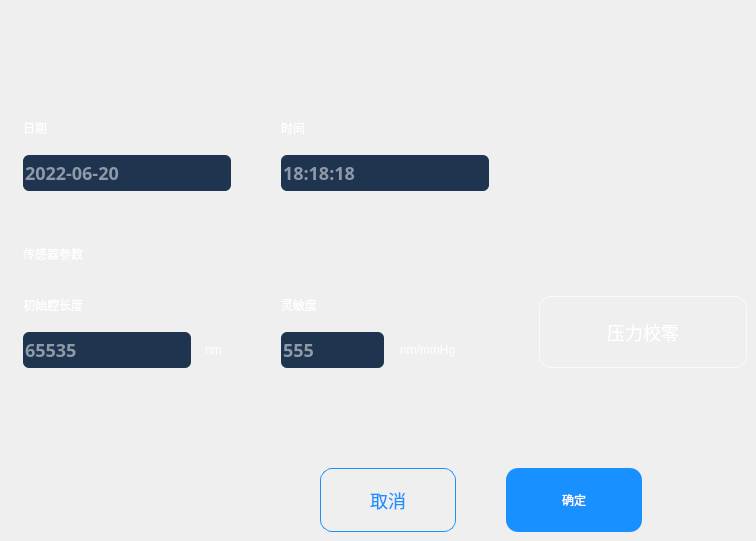
      <widget class="QWidget" name="page_setting">
       <widget class="QLabel" name="label_125">
        <property name="geometry">
         <rect>
          <x>23</x>
          <y>115</y>
          <width>36</width>
          <height>26</height>
         </rect>
        </property>
        <property name="styleSheet">
         <string notr="true">color: rgb(255, 255, 255);
font: 18px &quot;Ubuntu&quot;;</string>
        </property>
        <property name="text">
         <string>日期</string>
        </property>
       </widget>
       <widget class="QLabel" name="label_126">
        <property name="geometry">
         <rect>
          <x>281</x>
          <y>115</y>
          <width>36</width>
          <height>26</height>
         </rect>
        </property>
        <property name="styleSheet">
         <string notr="true">color: rgb(255, 255, 255);
font: 18px &quot;Ubuntu&quot;;</string>
        </property>
        <property name="text">
         <string>时间</string>
        </property>
       </widget>
       <widget class="QLineEdit" name="lineEdit_data">
        <property name="enabled">
         <bool>true</bool>
        </property>
        <property name="geometry">
         <rect>
          <x>23</x>
          <y>155</y>
          <width>208</width>
          <height>36</height>
         </rect>
        </property>
        <property name="styleSheet">
         <string notr="true">background-color: rgba(30,52,79,1);
border-radius: 6px; 
color: rgb(255, 255, 255);
font-family: PingFangSC-Medium;
font-size: 18px;
color: #FFFFFF;
letter-spacing: 0;
line-height: 26px;
font-weight: 500;


</string>
        </property>
        <property name="text">
         <string/>
        </property>
        <property name="placeholderText">
         <string>2022-06-20</string>
        </property>
       </widget>
       <widget class="QLineEdit" name="lineEdit_time">
        <property name="enabled">
         <bool>true</bool>
        </property>
        <property name="geometry">
         <rect>
          <x>281</x>
          <y>155</y>
          <width>208</width>
          <height>36</height>
         </rect>
        </property>
        <property name="styleSheet">
         <string notr="true">background-color: rgba(30,52,79,1);
border-radius: 6px; 
color: rgb(255, 255, 255);
font-family: PingFangSC-Medium;
font-size: 18px;
color: #FFFFFF;
letter-spacing: 0;
line-height: 26px;
font-weight: 500;


</string>
        </property>
        <property name="text">
         <string/>
        </property>
        <property name="placeholderText">
         <string>18:18:18</string>
        </property>
       </widget>
       <widget class="QLabel" name="label_127">
        <property name="geometry">
         <rect>
          <x>23</x>
          <y>241</y>
          <width>100</width>
          <height>26</height>
         </rect>
        </property>
        <property name="styleSheet">
         <string notr="true">color: rgb(255, 255, 255);
font: 20px &quot;Ubuntu&quot;;</string>
        </property>
        <property name="text">
         <string>传感器参数</string>
        </property>
       </widget>
       <widget class="QLabel" name="label_128">
        <property name="geometry">
         <rect>
          <x>23</x>
          <y>292</y>
          <width>90</width>
          <height>26</height>
         </rect>
        </property>
        <property name="styleSheet">
         <string notr="true">color: rgb(255, 255, 255);
font: 18px &quot;Ubuntu&quot;;</string>
        </property>
        <property name="text">
         <string>初始腔长度</string>
        </property>
       </widget>
       <widget class="QLineEdit" name="lineEdit_length">
        <property name="enabled">
         <bool>true</bool>
        </property>
        <property name="geometry">
         <rect>
          <x>23</x>
          <y>332</y>
          <width>168</width>
          <height>36</height>
         </rect>
        </property>
        <property name="styleSheet">
         <string notr="true">background-color: rgba(30,52,79,1);
border-radius: 6px; 
color: rgb(255, 255, 255);
font-family: PingFangSC-Medium;
font-size: 18px;
color: #FFFFFF;
letter-spacing: 0;
line-height: 26px;
font-weight: 500;


</string>
        </property>
        <property name="text">
         <string/>
        </property>
        <property name="placeholderText">
         <string>65535</string>
        </property>
       </widget>
       <widget class="QLabel" name="label_129">
        <property name="geometry">
         <rect>
          <x>205</x>
          <y>337</y>
          <width>26</width>
          <height>26</height>
         </rect>
        </property>
        <property name="styleSheet">
         <string notr="true">color: rgb(255, 255, 255);
font: 18px &quot;Ubuntu&quot;;</string>
        </property>
        <property name="text">
         <string>nm</string>
        </property>
       </widget>
       <widget class="QLabel" name="label_130">
        <property name="geometry">
         <rect>
          <x>281</x>
          <y>292</y>
          <width>54</width>
          <height>26</height>
         </rect>
        </property>
        <property name="styleSheet">
         <string notr="true">color: rgb(255, 255, 255);
font: 18px &quot;Ubuntu&quot;;</string>
        </property>
        <property name="text">
         <string>灵敏度</string>
        </property>
       </widget>
       <widget class="QLineEdit" name="lineEdit_sensitivity">
        <property name="enabled">
         <bool>true</bool>
        </property>
        <property name="geometry">
         <rect>
          <x>281</x>
          <y>332</y>
          <width>103</width>
          <height>36</height>
         </rect>
        </property>
        <property name="styleSheet">
         <string notr="true">background-color: rgba(30,52,79,1);
border-radius: 6px; 
color: rgb(255, 255, 255);
font-family: PingFangSC-Medium;
font-size: 18px;
color: #FFFFFF;
letter-spacing: 0;
line-height: 26px;
font-weight: 500;


</string>
        </property>
        <property name="text">
         <string/>
        </property>
        <property name="placeholderText">
         <string>555</string>
        </property>
       </widget>
       <widget class="QLabel" name="label_131">
        <property name="geometry">
         <rect>
          <x>400</x>
          <y>337</y>
          <width>89</width>
          <height>26</height>
         </rect>
        </property>
        <property name="styleSheet">
         <string notr="true">color: rgb(255, 255, 255);
font: 18px &quot;Ubuntu&quot;;</string>
        </property>
        <property name="text">
         <string>nm/mmHg</string>
        </property>
       </widget>
       <widget class="QPushButton" name="pushButton_SystemSetting_sure">
        <property name="geometry">
         <rect>
          <x>506</x>
          <y>468</y>
          <width>136</width>
          <height>64</height>
         </rect>
        </property>
        <property name="styleSheet">
         <string notr="true">QPushButton
{
	color: rgb(255, 255, 255);
	background-color: rgba(24,144,255,1);
	font: 18px&quot;Ubuntu&quot;;
	border-radius: 12px; 
}
QPushButton:pressed
{
	color: rgb(255, 255, 255);
	background-color: rgba(14,132,240,1);
	padding-left:1px;
	padding-top:1px;
}</string>
        </property>
        <property name="text">
         <string>确定</string>
        </property>
        <property name="checkable">
         <bool>true</bool>
        </property>
       </widget>
       <widget class="QPushButton" name="pushButton_SystemSetting_cancel">
        <property name="geometry">
         <rect>
          <x>320</x>
          <y>468</y>
          <width>136</width>
          <height>64</height>
         </rect>
        </property>
        <property name="styleSheet">
         <string notr="true">QPushButton
{
	border: 1px solid rgba(24,144,255,1);
	border-radius: 12px;
font-family: PingFangSC-Regular;
font-size: 18px;
color: #1890FF;
letter-spacing: 0;
text-align: center;
line-height: 26px;
font-weight: 400;

}

QPushButton:pressed
{
	color: #1890FF;
	padding-left:1px;
	padding-top:1px;
}
</string>
        </property>
        <property name="text">
         <string>取消</string>
        </property>
        <property name="checkable">
         <bool>true</bool>
        </property>
       </widget>
       <widget class="QPushButton" name="pushButton_presszero">
        <property name="geometry">
         <rect>
          <x>539</x>
          <y>296</y>
          <width>208</width>
          <height>72</height>
         </rect>
        </property>
        <property name="styleSheet">
         <string notr="true">QPushButton
{
border: 1px solid rgba(255,255,255,0.7);
border-radius: 12px;
font-family: PingFangSC-Regular;
font-size: 18px;
color: #FFFFFF;
letter-spacing: 0;
line-height: 26px;
font-weight: 400;

}

QPushButton:pressed
{
	color: #FFFFFF;
	padding-left:1px;
	padding-top:1px;
}
</string>
        </property>
        <property name="text">
         <string>压力校零</string>
        </property>
       </widget>
      </widget>
